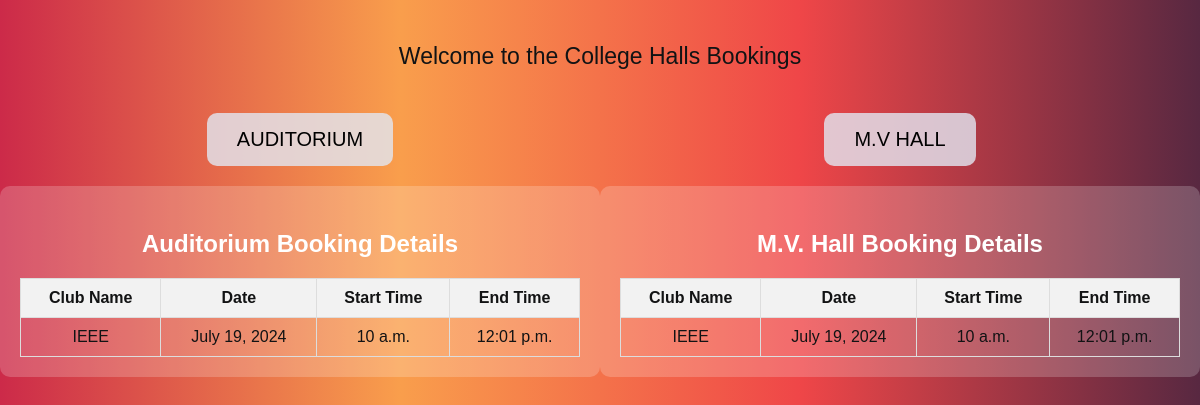
The app's page /, older data.
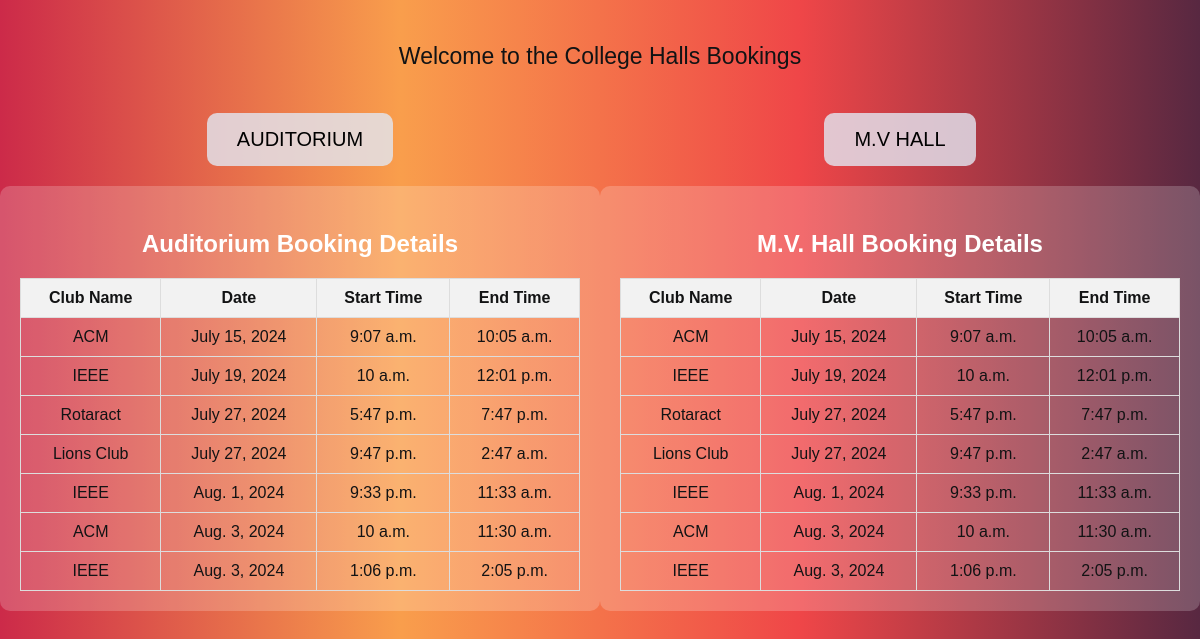
The same page, newer data.
### myapp/models.py (models this page shows, shortened)
class Booking(models.Model):
    club_name = models.CharField(max_length=100)
    date = models.DateField()
    start_time = models.TimeField()
    end_time = models.TimeField()

### myapp/views.py (the view)
# urls.py: 2. Add a URL to urlpatterns:  path('', views.home, name='home')
def home(request):
    servicedata= Booking.objects.all().order_by('date')
    context={
        'bookings' : servicedata
    }
    return render(request, 'home.html',context)

### myapp/templates/home.html (shortened to what this page needs)
<!DOCTYPE html>
<html lang="en">
<head>
    {% load static %}
    <link rel="stylesheet" href="{% static 'style.css' %}">
</head>
<body>
    <div class="heading">
        <p>Welcome to the College Halls Bookings</p>
    </div>
    <div class="container">
        <div class="partition left">
            <a href="{% url 'myapp:registerPage' %}">
                <button class="btn" id="audibtn">AUDITORIUM</button>
            </a>
            <div class="booking-section">
                <h3>Auditorium Booking Details</h3>
                <table class="booking-table">
                    <tr>
                        <th>Club Name</th>
                        <th>Date</th>
                        <th>Start Time</th>
                        <th>End Time</th>
                    </tr>
                    {% for booking in bookings %}
                    <tr>
                        <td>{{ booking.club_name }}</td>
                        <td>{{ booking.date }}</td>
                        <td>{{ booking.start_time }}</td>
                        <td>{{ booking.end_time }}</td>
                    </tr>
                    {% endfor %}
                </table>
            </div>
        </div>
        <div class="partition right">
            <a href="mv.html">
                <button class="btn" id="MVbtn">M.V HALL</button>
            </a>
            <div class="booking-section">
                <h3>M.V. Hall Booking Details</h3>
                <table class="booking-table">
                    <tr>
                        <th>Club Name</th>
                        <th>Date</th>
                        <th>Start Time</th>
                        <th>End Time</th>
                    </tr>
                    {% for booking in bookings %}
                    <tr>
                        <td>{{ booking.club_name }}</td>
                        <td>{{ booking.date }}</td>
                        <td>{{ booking.start_time }}</td>
                        <td>{{ booking.end_time }}</td>
                    </tr>
                    {% endfor %}
                </table>
            </div>
        </div>
    </div>
</body>
</html>

### myapp/static/style.css (style rules this page uses)
body { margin: 0; padding: 0; background: linear-gradient(to right, #cc2a49, #f99e4c, #ef4648, #582841); color: #121314; font-family: Arial, sans-serif; }
.container { display: flex; flex-wrap: wrap; height: 100%; min-height: 50vh; }
.partition { flex: 1; display: flex; flex-direction: column; align-items: center; text-align: center; padding: 20px; }
.btn { cursor: pointer; background-color: rgba(227, 232, 243, 0.8); border-radius: 10px; padding: 15px 30px; font-size: 20px; border: none; transition: background-color 0.3s ease; margin-bottom: 20px; }
.heading { text-align: center; font-size: 23px; margin-bottom: 20px; padding-top: 20px; }
.booking-section { background-color: rgba(255, 255, 255, 0.2); padding: 20px; border-radius: 10px; width: 100%; max-width: 800px; }
.booking-section h3 { margin-bottom: 20px; font-size: 24px; color: white; }
.booking-table { width: 100%; border-collapse: collapse; }
.booking-table th, .booking-table td { padding: 10px; border: 1px solid #ddd; }
.booking-table th { background-color: #f2f2f2; }

Row changes from the older to the newer data that the page shows:
added Booking: club_name "ACM", date "July 15, 2024", start_time "9:07 a.m.", end_time "10:05 a.m."
added Booking: club_name "Rotaract", date "July 27, 2024", start_time "5:47 p.m.", end_time "7:47 p.m."
added Booking: club_name "Lions Club", date "July 27, 2024", start_time "9:47 p.m.", end_time "2:47 a.m."
added Booking: club_name "IEEE", date "Aug. 1, 2024", start_time "9:33 p.m.", end_time "11:33 a.m."
added Booking: club_name "ACM", date "Aug. 3, 2024", start_time "10 a.m.", end_time "11:30 a.m."
added Booking: club_name "IEEE", date "Aug. 3, 2024", start_time "1:06 p.m.", end_time "2:05 p.m."
